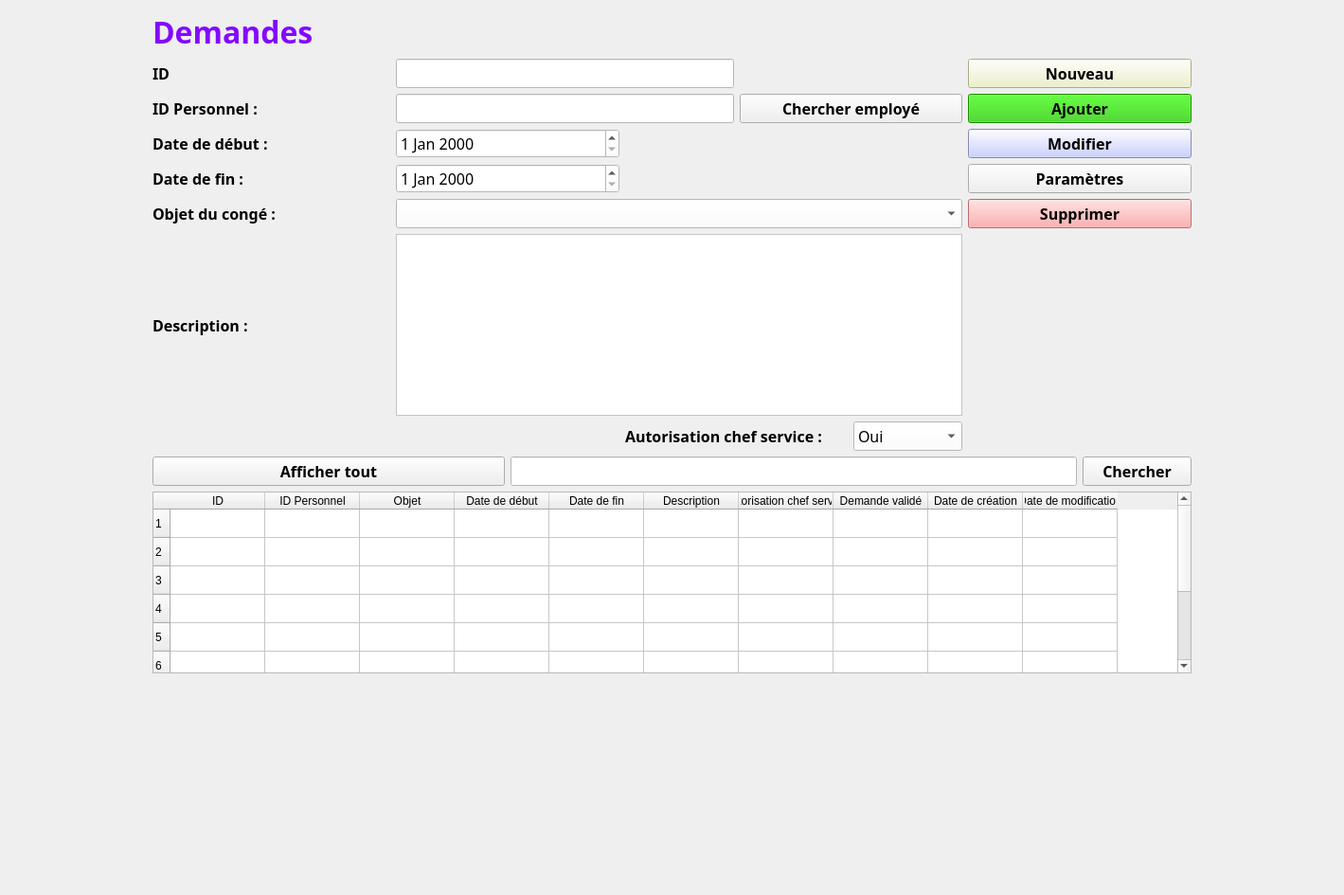
<?xml version="1.0" encoding="UTF-8"?>
<ui version="4.0">
 <class>FenetreDemande</class>
 <widget class="QWidget" name="FenetreDemande">
  <property name="geometry">
   <rect>
    <x>0</x>
    <y>0</y>
    <width>1419</width>
    <height>945</height>
   </rect>
  </property>
  <property name="windowTitle">
   <string>Form</string>
  </property>
  <layout class="QGridLayout" name="gridLayout_2">
   <item row="0" column="0">
    <layout class="QGridLayout" name="gridLayout">
     <property name="leftMargin">
      <number>150</number>
     </property>
     <property name="rightMargin">
      <number>150</number>
     </property>
     <item row="3" column="2" colspan="2">
      <widget class="QDateEdit" name="date_debut">
       <property name="font">
        <font>
         <family>Corbel</family>
         <pointsize>12</pointsize>
         <weight>50</weight>
         <bold>false</bold>
        </font>
       </property>
       <property name="styleSheet">
        <string notr="true">background-color: rgb(255, 255, 255);</string>
       </property>
      </widget>
     </item>
     <item row="4" column="0">
      <widget class="QLabel" name="label_15">
       <property name="font">
        <font>
         <family>Corbel</family>
         <pointsize>12</pointsize>
         <weight>75</weight>
         <bold>true</bold>
        </font>
       </property>
       <property name="text">
        <string>Date de fin :</string>
       </property>
      </widget>
     </item>
     <item row="5" column="2" colspan="5">
      <widget class="QComboBox" name="comboBox_objet_demande">
       <property name="font">
        <font>
         <family>Corbel</family>
         <pointsize>12</pointsize>
         <weight>50</weight>
         <bold>false</bold>
        </font>
       </property>
       <property name="styleSheet">
        <string notr="true">background-color: rgb(255, 255, 255);</string>
       </property>
      </widget>
     </item>
     <item row="5" column="7" colspan="2">
      <widget class="QPushButton" name="btn_supprimer">
       <property name="font">
        <font>
         <family>Corbel</family>
         <pointsize>12</pointsize>
         <weight>75</weight>
         <bold>true</bold>
        </font>
       </property>
       <property name="styleSheet">
        <string notr="true">background-color: rgb(255, 152, 152);</string>
       </property>
       <property name="text">
        <string>Supprimer</string>
       </property>
      </widget>
     </item>
     <item row="4" column="2" colspan="2">
      <widget class="QDateEdit" name="date_fin">
       <property name="font">
        <font>
         <family>Corbel</family>
         <pointsize>12</pointsize>
         <weight>50</weight>
         <bold>false</bold>
        </font>
       </property>
       <property name="styleSheet">
        <string notr="true">background-color: rgb(255, 255, 255);</string>
       </property>
      </widget>
     </item>
     <item row="4" column="7" colspan="2">
      <widget class="QPushButton" name="btn_parametres">
       <property name="font">
        <font>
         <family>Corbel</family>
         <pointsize>12</pointsize>
         <weight>75</weight>
         <bold>true</bold>
        </font>
       </property>
       <property name="text">
        <string>Paramètres</string>
       </property>
      </widget>
     </item>
     <item row="5" column="0">
      <widget class="QLabel" name="label_2">
       <property name="font">
        <font>
         <family>Corbel</family>
         <pointsize>12</pointsize>
         <weight>75</weight>
         <bold>true</bold>
        </font>
       </property>
       <property name="text">
        <string>Objet du congé :</string>
       </property>
      </widget>
     </item>
     <item row="3" column="7" colspan="2">
      <widget class="QPushButton" name="btn_modifier">
       <property name="font">
        <font>
         <family>Corbel</family>
         <pointsize>12</pointsize>
         <weight>75</weight>
         <bold>true</bold>
        </font>
       </property>
       <property name="styleSheet">
        <string notr="true">background-color: rgb(188, 195, 255);</string>
       </property>
       <property name="text">
        <string>Modifier</string>
       </property>
      </widget>
     </item>
     <item row="7" column="4" colspan="2">
      <widget class="QLabel" name="label_5">
       <property name="font">
        <font>
         <family>Corbel</family>
         <pointsize>12</pointsize>
         <weight>75</weight>
         <bold>true</bold>
        </font>
       </property>
       <property name="text">
        <string>Autorisation chef service :</string>
       </property>
      </widget>
     </item>
     <item row="8" column="0" colspan="3">
      <widget class="QPushButton" name="btn_afficher_tout">
       <property name="font">
        <font>
         <family>Corbel</family>
         <pointsize>12</pointsize>
         <weight>75</weight>
         <bold>true</bold>
        </font>
       </property>
       <property name="text">
        <string>Afficher tout</string>
       </property>
      </widget>
     </item>
     <item row="2" column="7" colspan="2">
      <widget class="QPushButton" name="btn_ajouter">
       <property name="font">
        <font>
         <family>Corbel</family>
         <pointsize>12</pointsize>
         <weight>75</weight>
         <bold>true</bold>
        </font>
       </property>
       <property name="styleSheet">
        <string notr="true">background-color: rgb(36, 198, 0);</string>
       </property>
       <property name="text">
        <string>Ajouter</string>
       </property>
      </widget>
     </item>
     <item row="9" column="0" colspan="9">
      <widget class="QTableWidget" name="tableWidget_affichage">
       <row>
        <property name="text">
         <string>1</string>
        </property>
       </row>
       <row>
        <property name="text">
         <string>2</string>
        </property>
       </row>
       <row>
        <property name="text">
         <string>3</string>
        </property>
       </row>
       <row>
        <property name="text">
         <string>4</string>
        </property>
       </row>
       <row>
        <property name="text">
         <string>5</string>
        </property>
       </row>
       <row>
        <property name="text">
         <string>6</string>
        </property>
       </row>
       <row>
        <property name="text">
         <string>7</string>
        </property>
       </row>
       <row>
        <property name="text">
         <string>8</string>
        </property>
       </row>
       <row>
        <property name="text">
         <string>10</string>
        </property>
       </row>
       <column>
        <property name="text">
         <string>ID</string>
        </property>
       </column>
       <column>
        <property name="text">
         <string>ID Personnel</string>
        </property>
       </column>
       <column>
        <property name="text">
         <string>Objet</string>
        </property>
       </column>
       <column>
        <property name="text">
         <string>Date de début</string>
        </property>
       </column>
       <column>
        <property name="text">
         <string>Date de fin</string>
        </property>
       </column>
       <column>
        <property name="text">
         <string>Description</string>
        </property>
       </column>
       <column>
        <property name="text">
         <string>Autorisation chef service</string>
        </property>
       </column>
       <column>
        <property name="text">
         <string>Demande validé</string>
        </property>
       </column>
       <column>
        <property name="text">
         <string>Date de création</string>
        </property>
       </column>
       <column>
        <property name="text">
         <string>Date de modification</string>
        </property>
       </column>
      </widget>
     </item>
     <item row="0" column="0" colspan="4">
      <widget class="QLabel" name="label">
       <property name="font">
        <font>
         <family>Corbel</family>
         <pointsize>24</pointsize>
         <weight>75</weight>
         <bold>true</bold>
        </font>
       </property>
       <property name="focusPolicy">
        <enum>Qt::NoFocus</enum>
       </property>
       <property name="styleSheet">
        <string notr="true">color: rgb(132, 8, 255);</string>
       </property>
       <property name="text">
        <string>Demandes</string>
       </property>
      </widget>
     </item>
     <item row="1" column="0">
      <widget class="QLabel" name="label_14">
       <property name="font">
        <font>
         <family>Corbel</family>
         <pointsize>12</pointsize>
         <weight>75</weight>
         <bold>true</bold>
        </font>
       </property>
       <property name="text">
        <string>ID</string>
       </property>
      </widget>
     </item>
     <item row="1" column="2" colspan="3">
      <widget class="QLineEdit" name="txt_id">
       <property name="enabled">
        <bool>false</bool>
       </property>
       <property name="font">
        <font>
         <family>Corbel</family>
         <pointsize>12</pointsize>
         <weight>50</weight>
         <bold>false</bold>
        </font>
       </property>
       <property name="styleSheet">
        <string notr="true">background-color: rgb(255, 255, 255);
border-color: rgb(0, 0, 0);</string>
       </property>
       <property name="text">
        <string/>
       </property>
      </widget>
     </item>
     <item row="3" column="0">
      <widget class="QLabel" name="label_4">
       <property name="font">
        <font>
         <family>Corbel</family>
         <pointsize>12</pointsize>
         <weight>75</weight>
         <bold>true</bold>
        </font>
       </property>
       <property name="text">
        <string>Date de début :</string>
       </property>
      </widget>
     </item>
     <item row="1" column="7" colspan="2">
      <widget class="QPushButton" name="btn_nouveau">
       <property name="font">
        <font>
         <family>Corbel</family>
         <pointsize>12</pointsize>
         <weight>75</weight>
         <bold>true</bold>
        </font>
       </property>
       <property name="styleSheet">
        <string notr="true">background-color: rgb(238, 240, 195);</string>
       </property>
       <property name="text">
        <string>Nouveau</string>
       </property>
      </widget>
     </item>
     <item row="2" column="5" colspan="2">
      <widget class="QPushButton" name="btn_chercher_employe">
       <property name="font">
        <font>
         <family>Corbel</family>
         <pointsize>12</pointsize>
         <weight>75</weight>
         <bold>true</bold>
        </font>
       </property>
       <property name="text">
        <string>Chercher employé</string>
       </property>
      </widget>
     </item>
     <item row="2" column="2" colspan="3">
      <widget class="QLineEdit" name="txt_id_personnel">
       <property name="font">
        <font>
         <family>Corbel</family>
         <pointsize>12</pointsize>
         <weight>50</weight>
         <bold>false</bold>
        </font>
       </property>
       <property name="styleSheet">
        <string notr="true">background-color: rgb(255, 255, 255);
border-color: rgb(0, 0, 0);</string>
       </property>
      </widget>
     </item>
     <item row="2" column="0">
      <widget class="QLabel" name="label_12">
       <property name="font">
        <font>
         <family>Corbel</family>
         <pointsize>12</pointsize>
         <weight>75</weight>
         <bold>true</bold>
        </font>
       </property>
       <property name="text">
        <string>ID Personnel :</string>
       </property>
      </widget>
     </item>
     <item row="6" column="0">
      <widget class="QLabel" name="label_3">
       <property name="font">
        <font>
         <family>Corbel</family>
         <pointsize>12</pointsize>
         <weight>75</weight>
         <bold>true</bold>
        </font>
       </property>
       <property name="text">
        <string>Description :</string>
       </property>
      </widget>
     </item>
     <item row="8" column="8">
      <widget class="QPushButton" name="btn_chercher">
       <property name="font">
        <font>
         <family>Corbel</family>
         <pointsize>12</pointsize>
         <weight>75</weight>
         <bold>true</bold>
        </font>
       </property>
       <property name="text">
        <string>Chercher</string>
       </property>
      </widget>
     </item>
     <item row="7" column="6">
      <widget class="QComboBox" name="comboBox_autorisation_chefservice">
       <property name="font">
        <font>
         <family>Corbel</family>
         <pointsize>12</pointsize>
         <weight>50</weight>
         <bold>false</bold>
        </font>
       </property>
       <property name="styleSheet">
        <string notr="true">background-color: rgb(255, 255, 255);</string>
       </property>
       <item>
        <property name="text">
         <string>Oui</string>
        </property>
       </item>
       <item>
        <property name="text">
         <string>Non</string>
        </property>
       </item>
      </widget>
     </item>
     <item row="8" column="3" colspan="5">
      <widget class="QLineEdit" name="txt_chercher">
       <property name="font">
        <font>
         <family>Corbel</family>
         <pointsize>12</pointsize>
         <weight>50</weight>
         <bold>false</bold>
        </font>
       </property>
       <property name="styleSheet">
        <string notr="true">background-color: rgb(255, 255, 255);
border-color: rgb(0, 0, 0);</string>
       </property>
      </widget>
     </item>
     <item row="6" column="2" colspan="5">
      <widget class="QTextEdit" name="txt_description_demande">
       <property name="font">
        <font>
         <family>Corbel</family>
         <pointsize>12</pointsize>
         <weight>75</weight>
         <bold>true</bold>
        </font>
       </property>
       <property name="styleSheet">
        <string notr="true">background-color: rgb(255, 255, 255);
border-color: rgb(0, 0, 0);</string>
       </property>
      </widget>
     </item>
    </layout>
   </item>
   <item row="1" column="0">
    <spacer name="verticalSpacer">
     <property name="orientation">
      <enum>Qt::Vertical</enum>
     </property>
     <property name="sizeHint" stdset="0">
      <size>
       <width>20</width>
       <height>40</height>
      </size>
     </property>
    </spacer>
   </item>
  </layout>
 </widget>
 <tabstops>
  <tabstop>txt_id</tabstop>
  <tabstop>txt_id_personnel</tabstop>
  <tabstop>btn_chercher_employe</tabstop>
  <tabstop>date_debut</tabstop>
  <tabstop>date_fin</tabstop>
  <tabstop>comboBox_objet_demande</tabstop>
  <tabstop>comboBox_autorisation_chefservice</tabstop>
  <tabstop>btn_nouveau</tabstop>
  <tabstop>btn_ajouter</tabstop>
  <tabstop>btn_modifier</tabstop>
  <tabstop>btn_parametres</tabstop>
  <tabstop>btn_supprimer</tabstop>
  <tabstop>btn_afficher_tout</tabstop>
  <tabstop>txt_chercher</tabstop>
  <tabstop>btn_chercher</tabstop>
  <tabstop>tableWidget_affichage</tabstop>
 </tabstops>
 <resources/>
 <connections/>
</ui>
